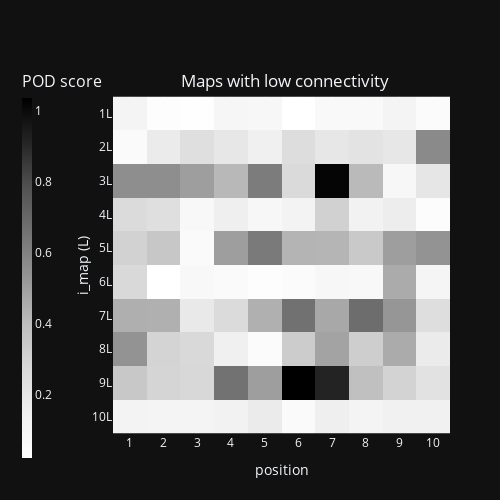
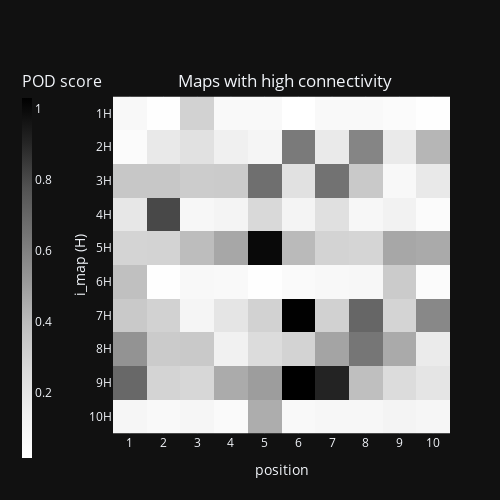
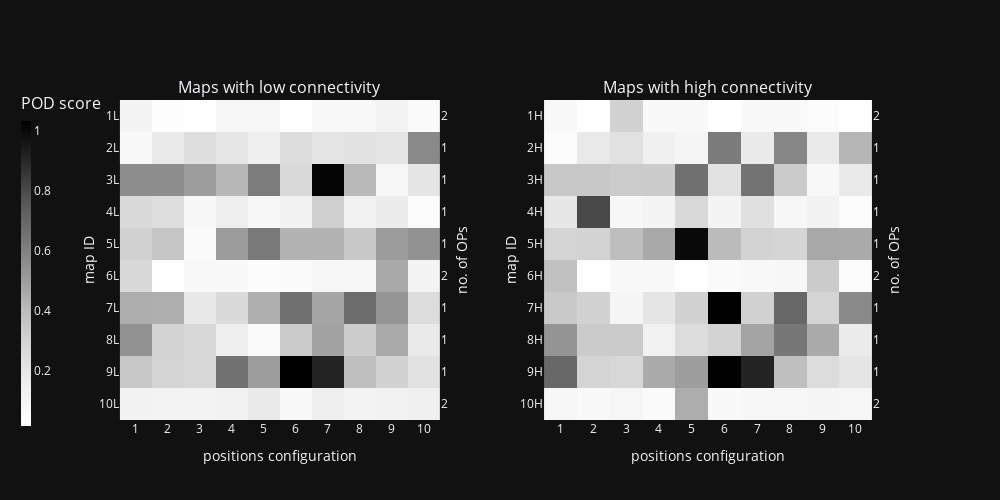
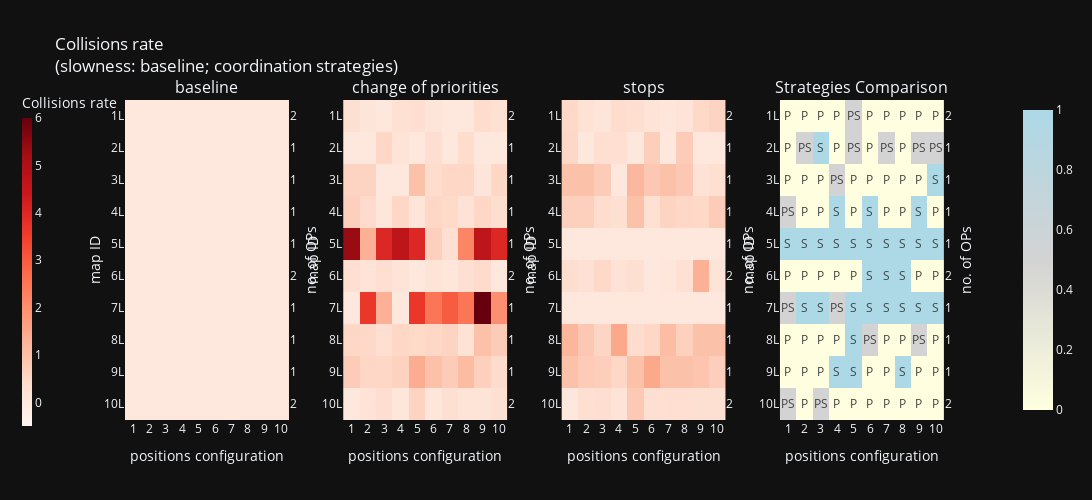

The notebook cell these images were saved under, in order:
### Code cell
import importlib 
import plot_all
plot_all = importlib.reload(plot_all)
plot_all.main()

### Figure 1 — Plotly figure (JSON) as saved in the notebook; plotly's stock layout.template omitted (floating-point values rounded to 4 significant figures)
{"data": [{"coloraxis": "coloraxis", "name": "0", "x": [1, 2, 3, 4, 5, 6, 7, 8, 9, 10], "y": [1, 2, 3, 4, 5, 6, 7, 8, 9, 10], "z": [[0.111, 0.03564, 0.0273, 0.09394, 0.08853, 0.02365, 0.07451, 0.07466, 0.1165, 0.05619], [0.06768, 0.1784, 0.2425, 0.1999, 0.1502, 0.2541, 0.2006, 0.2226, 0.2006, 0.5712], [0.5576, 0.5576, 0.5028, 0.416, 0.6207, 0.2679, 1.018, 0.41, 0.09303, 0.2058], [0.2662, 0.2394, 0.08456, 0.1538, 0.08642, 0.1256, 0.3132, 0.1296, 0.1667, 0.04894], [0.305, 0.3579, 0.06026, 0.5034, 0.6302, 0.4298, 0.4286, 0.3468, 0.5034, 0.5404], [0.2761, 0.02193, 0.07708, 0.06643, 0.03879, 0.05724, 0.08896, 0.08249, 0.4608, 0.1041], [0.4477, 0.4425, 0.188, 0.2642, 0.4425, 0.6621, 0.4709, 0.6791, 0.5281, 0.2484], [0.5392, 0.2983, 0.2742, 0.1507, 0.05706, 0.3346, 0.4849, 0.3261, 0.46, 0.1771], [0.3521, 0.2939, 0.2773, 0.6565, 0.5007, 1.034, 0.9127, 0.3874, 0.3007, 0.2229], [0.1239, 0.1166, 0.118, 0.133, 0.1751, 0.06752, 0.1557, 0.1144, 0.1375, 0.1398]], "xaxis": "x", "yaxis": "y", "hovertemplate": "position: %{x}<br>CSD score (AVs): %{z}<extra></extra>", "showscale": true, "type": "heatmap"}], "layout": {"xaxis": {"anchor": "y", "domain": [0.0, 1.0], "scaleanchor": "y", "constrain": "domain", "title": {"text": "position"}, "tickmode": "array", "tickvals": [1, 2, 3, 4, 5, 6, 7, 8, 9, 10], "ticktext": ["1", "2", "3", "4", "5", "6", "7", "8", "9", "10"], "automargin": false}, "yaxis": {"anchor": "x", "domain": [0.0, 1.0], "autorange": "reversed", "constrain": "domain", "title": {"text": "i_map (L)", "standoff": 0.0}, "tickmode": "array", "tickvals": [1, 2, 3, 4, 5, 6, 7, 8, 9, 10], "ticktext": ["1L", "2L", "3L", "4L", "5L", "6L", "7L", "8L", "9L", "10L"], "automargin": false}, "coloraxis": {"colorbar": {"title": {"text": "POD score", "font": {"size": 16}, "side": "top"}, "x": -0.3, "thickness": 10, "len": 1.1}, "colorscale": [[0.0, "rgb(255,255,255)"], [0.125, "rgb(240,240,240)"], [0.25, "rgb(217,217,217)"], [0.375, "rgb(189,189,189)"], [0.5, "rgb(150,150,150)"], [0.625, "rgb(115,115,115)"], [0.75, "rgb(82,82,82)"], [0.875, "rgb(37,37,37)"], [1.0, "rgb(0,0,0)"]]}, "title": {"text": "Maps with low connectivity", "x": 0.57, "y": 0.85, "xanchor": "center", "yanchor": "top"}, "yaxis2": {"title": {"text": "no. of OPs"}, "overlaying": "y", "side": "right", "tickmode": "array", "tickvals": [1, 2, 3, 4, 5, 6, 7, 8, 9, 10], "ticktext": ["2", "1", "1", "1", "1", "2", "1", "1", "1", "2"], "automargin": false, "constrain": "domain"}, "margin": {"l": 50, "r": 50, "t": 80, "b": 50}, "autosize": false, "width": 500, "height": 500}}

### Figure 2 — Plotly figure (JSON) as saved in the notebook; plotly's stock layout.template omitted (floating-point values rounded to 4 significant figures)
{"data": [{"coloraxis": "coloraxis", "name": "0", "x": [1, 2, 3, 4, 5, 6, 7, 8, 9, 10], "y": [1, 2, 3, 4, 5, 6, 7, 8, 9, 10], "z": [[0.07563, 0.0272, 0.3003, 0.06648, 0.0697, 0.01497, 0.06755, 0.06529, 0.04628, 0.0258], [0.04501, 0.1788, 0.2255, 0.1405, 0.1018, 0.6237, 0.1765, 0.584, 0.1765, 0.4186], [0.3518, 0.3518, 0.3271, 0.3337, 0.6634, 0.2225, 0.6525, 0.3396, 0.07119, 0.182], [0.1919, 0.8053, 0.08355, 0.1121, 0.2697, 0.1062, 0.2318, 0.07999, 0.1239, 0.04967], [0.2933, 0.2964, 0.3934, 0.467, 0.9991, 0.4038, 0.2971, 0.287, 0.467, 0.4583], [0.3803, 0.01929, 0.07632, 0.06361, 0.02174, 0.05501, 0.07615, 0.07923, 0.3334, 0.04968], [0.3429, 0.2996, 0.09761, 0.2031, 0.2996, 1.027, 0.3056, 0.6986, 0.2914, 0.5713], [0.5325, 0.3323, 0.3398, 0.1303, 0.2509, 0.295, 0.4775, 0.6372, 0.4563, 0.1712], [0.6929, 0.2925, 0.2781, 0.4556, 0.4979, 1.03, 0.9107, 0.3883, 0.2504, 0.2007], [0.09488, 0.06992, 0.09169, 0.05941, 0.4487, 0.06727, 0.08634, 0.08089, 0.1038, 0.08975]], "xaxis": "x", "yaxis": "y", "hovertemplate": "position: %{x}<br>CSD score (AVs): %{z}<extra></extra>", "showscale": true, "type": "heatmap"}], "layout": {"xaxis": {"anchor": "y", "domain": [0.0, 1.0], "scaleanchor": "y", "constrain": "domain", "title": {"text": "position"}, "tickmode": "array", "tickvals": [1, 2, 3, 4, 5, 6, 7, 8, 9, 10], "ticktext": ["1", "2", "3", "4", "5", "6", "7", "8", "9", "10"], "automargin": false}, "yaxis": {"anchor": "x", "domain": [0.0, 1.0], "autorange": "reversed", "constrain": "domain", "title": {"text": "i_map (H)", "standoff": 0.0}, "tickmode": "array", "tickvals": [1, 2, 3, 4, 5, 6, 7, 8, 9, 10], "ticktext": ["1H", "2H", "3H", "4H", "5H", "6H", "7H", "8H", "9H", "10H"], "automargin": false}, "coloraxis": {"colorbar": {"title": {"text": "POD score", "font": {"size": 16}, "side": "top"}, "x": -0.3, "thickness": 10, "len": 1.1}, "colorscale": [[0.0, "rgb(255,255,255)"], [0.125, "rgb(240,240,240)"], [0.25, "rgb(217,217,217)"], [0.375, "rgb(189,189,189)"], [0.5, "rgb(150,150,150)"], [0.625, "rgb(115,115,115)"], [0.75, "rgb(82,82,82)"], [0.875, "rgb(37,37,37)"], [1.0, "rgb(0,0,0)"]]}, "title": {"text": "Maps with high connectivity", "x": 0.57, "y": 0.85, "xanchor": "center", "yanchor": "top"}, "yaxis2": {"title": {"text": "no. of OPs"}, "overlaying": "y", "side": "right", "tickmode": "array", "tickvals": [1, 2, 3, 4, 5, 6, 7, 8, 9, 10], "ticktext": ["2", "1", "1", "1", "1", "2", "1", "1", "1", "2"], "automargin": false, "constrain": "domain"}, "margin": {"l": 50, "r": 50, "t": 80, "b": 50}, "autosize": false, "width": 500, "height": 500}}

### Figure 3 — Plotly figure (JSON) as saved in the notebook; plotly's stock layout.template omitted (floating-point values rounded to 4 significant figures)
{"data": [{"coloraxis": "coloraxis", "hovertemplate": "position: %{x}<br>CSD score (AVs): %{z}<extra></extra>", "name": "0", "showscale": true, "x": [1, 2, 3, 4, 5, 6, 7, 8, 9, 10], "xaxis": "x", "y": [1, 2, 3, 4, 5, 6, 7, 8, 9, 10], "yaxis": "y", "z": [[0.111, 0.03564, 0.0273, 0.09394, 0.08853, 0.02365, 0.07451, 0.07466, 0.1165, 0.05619], [0.06768, 0.1784, 0.2425, 0.1999, 0.1502, 0.2541, 0.2006, 0.2226, 0.2006, 0.5712], [0.5576, 0.5576, 0.5028, 0.416, 0.6207, 0.2679, 1.018, 0.41, 0.09303, 0.2058], [0.2662, 0.2394, 0.08456, 0.1538, 0.08642, 0.1256, 0.3132, 0.1296, 0.1667, 0.04894], [0.305, 0.3579, 0.06026, 0.5034, 0.6302, 0.4298, 0.4286, 0.3468, 0.5034, 0.5404], [0.2761, 0.02193, 0.07708, 0.06643, 0.03879, 0.05724, 0.08896, 0.08249, 0.4608, 0.1041], [0.4477, 0.4425, 0.188, 0.2642, 0.4425, 0.6621, 0.4709, 0.6791, 0.5281, 0.2484], [0.5392, 0.2983, 0.2742, 0.1507, 0.05706, 0.3346, 0.4849, 0.3261, 0.46, 0.1771], [0.3521, 0.2939, 0.2773, 0.6565, 0.5007, 1.034, 0.9127, 0.3874, 0.3007, 0.2229], [0.1239, 0.1166, 0.118, 0.133, 0.1751, 0.06752, 0.1557, 0.1144, 0.1375, 0.1398]], "type": "heatmap"}, {"coloraxis": "coloraxis", "hovertemplate": "position: %{x}<br>CSD score (AVs): %{z}<extra></extra>", "name": "0", "showscale": true, "x": [1, 2, 3, 4, 5, 6, 7, 8, 9, 10], "xaxis": "x", "y": [1, 2, 3, 4, 5, 6, 7, 8, 9, 10], "yaxis": "y2", "z": [[0.111, 0.03564, 0.0273, 0.09394, 0.08853, 0.02365, 0.07451, 0.07466, 0.1165, 0.05619], [0.06768, 0.1784, 0.2425, 0.1999, 0.1502, 0.2541, 0.2006, 0.2226, 0.2006, 0.5712], [0.5576, 0.5576, 0.5028, 0.416, 0.6207, 0.2679, 1.018, 0.41, 0.09303, 0.2058], [0.2662, 0.2394, 0.08456, 0.1538, 0.08642, 0.1256, 0.3132, 0.1296, 0.1667, 0.04894], [0.305, 0.3579, 0.06026, 0.5034, 0.6302, 0.4298, 0.4286, 0.3468, 0.5034, 0.5404], [0.2761, 0.02193, 0.07708, 0.06643, 0.03879, 0.05724, 0.08896, 0.08249, 0.4608, 0.1041], [0.4477, 0.4425, 0.188, 0.2642, 0.4425, 0.6621, 0.4709, 0.6791, 0.5281, 0.2484], [0.5392, 0.2983, 0.2742, 0.1507, 0.05706, 0.3346, 0.4849, 0.3261, 0.46, 0.1771], [0.3521, 0.2939, 0.2773, 0.6565, 0.5007, 1.034, 0.9127, 0.3874, 0.3007, 0.2229], [0.1239, 0.1166, 0.118, 0.133, 0.1751, 0.06752, 0.1557, 0.1144, 0.1375, 0.1398]], "type": "heatmap"}, {"coloraxis": "coloraxis", "hovertemplate": "position: %{x}<br>CSD score (AVs): %{z}<extra></extra>", "name": "0", "showscale": true, "x": [1, 2, 3, 4, 5, 6, 7, 8, 9, 10], "xaxis": "x2", "y": [1, 2, 3, 4, 5, 6, 7, 8, 9, 10], "yaxis": "y3", "z": [[0.07563, 0.0272, 0.3003, 0.06648, 0.0697, 0.01497, 0.06755, 0.06529, 0.04628, 0.0258], [0.04501, 0.1788, 0.2255, 0.1405, 0.1018, 0.6237, 0.1765, 0.584, 0.1765, 0.4186], [0.3518, 0.3518, 0.3271, 0.3337, 0.6634, 0.2225, 0.6525, 0.3396, 0.07119, 0.182], [0.1919, 0.8053, 0.08355, 0.1121, 0.2697, 0.1062, 0.2318, 0.07999, 0.1239, 0.04967], [0.2933, 0.2964, 0.3934, 0.467, 0.9991, 0.4038, 0.2971, 0.287, 0.467, 0.4583], [0.3803, 0.01929, 0.07632, 0.06361, 0.02174, 0.05501, 0.07615, 0.07923, 0.3334, 0.04968], [0.3429, 0.2996, 0.09761, 0.2031, 0.2996, 1.027, 0.3056, 0.6986, 0.2914, 0.5713], [0.5325, 0.3323, 0.3398, 0.1303, 0.2509, 0.295, 0.4775, 0.6372, 0.4563, 0.1712], [0.6929, 0.2925, 0.2781, 0.4556, 0.4979, 1.03, 0.9107, 0.3883, 0.2504, 0.2007], [0.09488, 0.06992, 0.09169, 0.05941, 0.4487, 0.06727, 0.08634, 0.08089, 0.1038, 0.08975]], "type": "heatmap"}, {"coloraxis": "coloraxis", "hovertemplate": "position: %{x}<br>CSD score (AVs): %{z}<extra></extra>", "name": "0", "showscale": true, "x": [1, 2, 3, 4, 5, 6, 7, 8, 9, 10], "xaxis": "x2", "y": [1, 2, 3, 4, 5, 6, 7, 8, 9, 10], "yaxis": "y4", "z": [[0.07563, 0.0272, 0.3003, 0.06648, 0.0697, 0.01497, 0.06755, 0.06529, 0.04628, 0.0258], [0.04501, 0.1788, 0.2255, 0.1405, 0.1018, 0.6237, 0.1765, 0.584, 0.1765, 0.4186], [0.3518, 0.3518, 0.3271, 0.3337, 0.6634, 0.2225, 0.6525, 0.3396, 0.07119, 0.182], [0.1919, 0.8053, 0.08355, 0.1121, 0.2697, 0.1062, 0.2318, 0.07999, 0.1239, 0.04967], [0.2933, 0.2964, 0.3934, 0.467, 0.9991, 0.4038, 0.2971, 0.287, 0.467, 0.4583], [0.3803, 0.01929, 0.07632, 0.06361, 0.02174, 0.05501, 0.07615, 0.07923, 0.3334, 0.04968], [0.3429, 0.2996, 0.09761, 0.2031, 0.2996, 1.027, 0.3056, 0.6986, 0.2914, 0.5713], [0.5325, 0.3323, 0.3398, 0.1303, 0.2509, 0.295, 0.4775, 0.6372, 0.4563, 0.1712], [0.6929, 0.2925, 0.2781, 0.4556, 0.4979, 1.03, 0.9107, 0.3883, 0.2504, 0.2007], [0.09488, 0.06992, 0.09169, 0.05941, 0.4487, 0.06727, 0.08634, 0.08089, 0.1038, 0.08975]], "type": "heatmap"}], "layout": {"xaxis": {"anchor": "y", "domain": [0.0, 0.4075], "title": {"text": "positions configuration"}, "tickmode": "array", "tickvals": [1, 2, 3, 4, 5, 6, 7, 8, 9, 10], "ticktext": ["1", "2", "3", "4", "5", "6", "7", "8", "9", "10"], "automargin": false, "constrain": "domain", "scaleanchor": "y"}, "yaxis": {"anchor": "x", "domain": [0.0, 1.0], "title": {"text": "map ID", "standoff": 0}, "tickmode": "array", "tickvals": [1, 2, 3, 4, 5, 6, 7, 8, 9, 10], "ticktext": ["1L", "2L", "3L", "4L", "5L", "6L", "7L", "8L", "9L", "10L"], "autorange": "reversed", "automargin": false, "constrain": "domain", "scaleanchor": "x"}, "yaxis2": {"anchor": "x", "overlaying": "y", "side": "right", "title": {"text": "no. of OPs", "standoff": 10}, "tickmode": "array", "tickvals": [1, 2, 3, 4, 5, 6, 7, 8, 9, 10], "ticktext": ["2", "1", "1", "1", "1", "2", "1", "1", "1", "2"], "autorange": "reversed", "automargin": false, "constrain": "domain"}, "xaxis2": {"anchor": "y3", "domain": [0.5325, 0.94], "title": {"text": "positions configuration"}, "tickmode": "array", "tickvals": [1, 2, 3, 4, 5, 6, 7, 8, 9, 10], "ticktext": ["1", "2", "3", "4", "5", "6", "7", "8", "9", "10"], "automargin": false, "constrain": "domain"}, "yaxis3": {"anchor": "x2", "domain": [0.0, 1.0], "title": {"text": "map ID", "standoff": 0}, "tickmode": "array", "tickvals": [1, 2, 3, 4, 5, 6, 7, 8, 9, 10], "ticktext": ["1H", "2H", "3H", "4H", "5H", "6H", "7H", "8H", "9H", "10H"], "autorange": "reversed", "automargin": false, "constrain": "domain"}, "yaxis4": {"anchor": "x2", "overlaying": "y3", "side": "right", "title": {"text": "no. of OPs", "standoff": 10}, "tickmode": "array", "tickvals": [1, 2, 3, 4, 5, 6, 7, 8, 9, 10], "ticktext": ["2", "1", "1", "1", "1", "2", "1", "1", "1", "2"], "autorange": "reversed", "automargin": false, "constrain": "domain"}, "annotations": [{"font": {"size": 16}, "showarrow": false, "text": "Maps with low connectivity", "x": 0.2037, "xanchor": "center", "xref": "paper", "y": 1.0, "yanchor": "bottom", "yref": "paper"}, {"font": {"size": 16}, "showarrow": false, "text": "Maps with high connectivity", "x": 0.7362, "xanchor": "center", "xref": "paper", "y": 1.0, "yanchor": "bottom", "yref": "paper"}], "autosize": false, "width": 1000, "height": 500, "coloraxis": {"colorbar": {"title": {"text": "POD score", "font": {"size": 16}, "side": "top"}, "x": -0.13, "thickness": 10, "len": 1.1}, "colorscale": [[0.0, "rgb(255,255,255)"], [0.125, "rgb(240,240,240)"], [0.25, "rgb(217,217,217)"], [0.375, "rgb(189,189,189)"], [0.5, "rgb(150,150,150)"], [0.625, "rgb(115,115,115)"], [0.75, "rgb(82,82,82)"], [0.875, "rgb(37,37,37)"], [1.0, "rgb(0,0,0)"]]}}}

### Figure 4 — Plotly figure (JSON) as saved in the notebook; plotly's stock layout.template omitted (floating-point values rounded to 4 significant figures)
{"data": [{"coloraxis": "coloraxis", "hovertemplate": "position: %{x}<br>Collisions rate: %{z}<extra></extra>", "name": "0", "showscale": true, "x": [1, 2, 3, 4, 5, 6, 7, 8, 9, 10], "xaxis": "x", "y": [1, 2, 3, 4, 5, 6, 7, 8, 9, 10], "yaxis": "y", "z": [[0.0, 0.0, 0.0, 0.0, 0.0, 0.0, 0.0, 0.0, 0.0, 0.0], [0.0, 0.0, 0.0, 0.0, 0.0, 0.0, 0.0, 0.0, 0.0, 0.0], [0.0, 0.0, 0.0, 0.0, 0.0, 0.0, 0.0, 0.0, 0.0, 0.0], [0.0, 0.0, 0.0, 0.0, 0.0, 0.0, 0.0, 0.0, 0.0, 0.0], [0.0, 0.0, 0.0, 0.0, 0.0, 0.0, 0.0, 0.0, 0.0, 0.0], [0.0, 0.0, 0.0, 0.0, 0.0, 0.0, 0.0, 0.0, 0.0, 0.0], [0.0, 0.0, 0.0, 0.0, 0.0, 0.0, 0.0, 0.0, 0.0, 0.0], [0.0, 0.0, 0.0, 0.0, 0.0, 0.0, 0.0, 0.0, 0.0, 0.0], [0.0, 0.0, 0.0, 0.0, 0.0, 0.0, 0.0, 0.0, 0.0, 0.0], [0.0, 0.0, 0.0, 0.0, 0.0, 0.0, 0.0, 0.0, 0.0, 0.0]], "type": "heatmap"}, {"coloraxis": "coloraxis", "hovertemplate": "position: %{x}<br>Collisions rate: %{z}<extra></extra>", "name": "0", "showscale": true, "x": [1, 2, 3, 4, 5, 6, 7, 8, 9, 10], "xaxis": "x", "y": [1, 2, 3, 4, 5, 6, 7, 8, 9, 10], "yaxis": "y2", "z": [[0.0, 0.0, 0.0, 0.0, 0.0, 0.0, 0.0, 0.0, 0.0, 0.0], [0.0, 0.0, 0.0, 0.0, 0.0, 0.0, 0.0, 0.0, 0.0, 0.0], [0.0, 0.0, 0.0, 0.0, 0.0, 0.0, 0.0, 0.0, 0.0, 0.0], [0.0, 0.0, 0.0, 0.0, 0.0, 0.0, 0.0, 0.0, 0.0, 0.0], [0.0, 0.0, 0.0, 0.0, 0.0, 0.0, 0.0, 0.0, 0.0, 0.0], [0.0, 0.0, 0.0, 0.0, 0.0, 0.0, 0.0, 0.0, 0.0, 0.0], [0.0, 0.0, 0.0, 0.0, 0.0, 0.0, 0.0, 0.0, 0.0, 0.0], [0.0, 0.0, 0.0, 0.0, 0.0, 0.0, 0.0, 0.0, 0.0, 0.0], [0.0, 0.0, 0.0, 0.0, 0.0, 0.0, 0.0, 0.0, 0.0, 0.0], [0.0, 0.0, 0.0, 0.0, 0.0, 0.0, 0.0, 0.0, 0.0, 0.0]], "type": "heatmap"}, {"coloraxis": "coloraxis", "hovertemplate": "position: %{x}<br>Collisions rate: %{z}<extra></extra>", "name": "0", "showscale": true, "x": [1, 2, 3, 4, 5, 6, 7, 8, 9, 10], "xaxis": "x2", "y": [1, 2, 3, 4, 5, 6, 7, 8, 9, 10], "yaxis": "y3", "z": [[0.2941, 0.125, 0.0, 0.2727, 0.3333, 0.125, 0.04545, 0.05263, 0.375, 0.2857], [0.0, 0.0, 0.5, 0.1667, 0.0, 0.3529, 0.0, 0.3889, 0.0, 0.0], [0.5833, 0.5833, 0.0, 0.0, 1.0, 0.375, 0.5, 0.5, 0.125, 0.5], [0.6667, 0.4167, 0.07692, 0.5, 0.1111, 0.5, 0.4545, 0.2222, 0.5, 0.3636], [5.333, 1.333, 4.0, 4.667, 4.0, 0.6667, 0.3333, 2.2, 4.667, 4.0], [0.3333, 0.1765, 0.3333, 0.1875, 0.0, 0.1765, 0.08333, 0.3158, 0.4286, 0.0], [0.0, 3.667, 1.333, 0.0, 3.667, 2.5, 3.0, 2.5, 6.0, 2.0], [0.5, 0.4615, 0.3333, 0.5, 0.4545, 0.5, 0.6, 0.25, 1.0, 0.75], [0.75, 0.5, 0.5, 0.625, 1.4, 1.0, 0.75, 1.111, 0.6667, 0.4], [0.0, 0.2105, 0.35, 0.0625, 0.5833, 0.09524, 0.2941, 0.1905, 0.1818, 0.2941]], "type": "heatmap"}, {"coloraxis": "coloraxis", "hovertemplate": "position: %{x}<br>Collisions rate: %{z}<extra></extra>", "name": "0", "showscale": true, "x": [1, 2, 3, 4, 5, 6, 7, 8, 9, 10], "xaxis": "x2", "y": [1, 2, 3, 4, 5, 6, 7, 8, 9, 10], "yaxis": "y4", "z": [[0.2941, 0.125, 0.0, 0.2727, 0.3333, 0.125, 0.04545, 0.05263, 0.375, 0.2857], [0.0, 0.0, 0.5, 0.1667, 0.0, 0.3529, 0.0, 0.3889, 0.0, 0.0], [0.5833, 0.5833, 0.0, 0.0, 1.0, 0.375, 0.5, 0.5, 0.125, 0.5], [0.6667, 0.4167, 0.07692, 0.5, 0.1111, 0.5, 0.4545, 0.2222, 0.5, 0.3636], [5.333, 1.333, 4.0, 4.667, 4.0, 0.6667, 0.3333, 2.2, 4.667, 4.0], [0.3333, 0.1765, 0.3333, 0.1875, 0.0, 0.1765, 0.08333, 0.3158, 0.4286, 0.0], [0.0, 3.667, 1.333, 0.0, 3.667, 2.5, 3.0, 2.5, 6.0, 2.0], [0.5, 0.4615, 0.3333, 0.5, 0.4545, 0.5, 0.6, 0.25, 1.0, 0.75], [0.75, 0.5, 0.5, 0.625, 1.4, 1.0, 0.75, 1.111, 0.6667, 0.4], [0.0, 0.2105, 0.35, 0.0625, 0.5833, 0.09524, 0.2941, 0.1905, 0.1818, 0.2941]], "type": "heatmap"}, {"coloraxis": "coloraxis", "hovertemplate": "position: %{x}<br>Collisions rate: %{z}<extra></extra>", "name": "0", "showscale": true, "x": [1, 2, 3, 4, 5, 6, 7, 8, 9, 10], "xaxis": "x3", "y": [1, 2, 3, 4, 5, 6, 7, 8, 9, 10], "yaxis": "y5", "z": [[0.4706, 0.25, 0.1111, 0.3846, 0.3333, 0.1667, 0.0625, 0.1429, 0.4737, 0.5652], [0.5, 0.0, 0.3333, 0.3333, 0.0, 0.6875, 0.0, 0.75, 0.0, 0.0], [1.0, 1.0, 0.75, 0.0, 1.182, 0.8333, 1.0, 0.8333, 0.2308, 0.3333], [0.6667, 0.6667, 0.375, 0.3, 1.0, 0.2727, 0.6, 0.5, 0.4706, 0.75], [0.0, 0.0, 0.0, 0.0, 0.0, 0.0, 0.0, 0.0, 0.0, 0.0], [0.3636, 0.2667, 0.4615, 0.2353, 0.3, 0.0, 0.0625, 0.2778, 1.333, 0.1667], [0.0, 0.0, 0.0, 0.0, 0.0, 0.0, 0.0, 0.0, 0.0, 0.0], [1.222, 0.8333, 0.5455, 1.5, 0.375, 0.5, 1.077, 0.6364, 1.0, 1.0], [1.0, 0.7778, 0.7, 0.5, 1.0, 1.5, 1.0, 1.0, 0.9, 0.7], [0.0, 0.3182, 0.35, 0.1667, 0.8182, 0.3158, 0.3333, 0.3333, 0.2941, 0.3]], "type": "heatmap"}, {"coloraxis": "coloraxis", "hovertemplate": "position: %{x}<br>Collisions rate: %{z}<extra></extra>", "name": "0", "showscale": true, "x": [1, 2, 3, 4, 5, 6, 7, 8, 9, 10], "xaxis": "x3", "y": [1, 2, 3, 4, 5, 6, 7, 8, 9, 10], "yaxis": "y6", "z": [[0.4706, 0.25, 0.1111, 0.3846, 0.3333, 0.1667, 0.0625, 0.1429, 0.4737, 0.5652], [0.5, 0.0, 0.3333, 0.3333, 0.0, 0.6875, 0.0, 0.75, 0.0, 0.0], [1.0, 1.0, 0.75, 0.0, 1.182, 0.8333, 1.0, 0.8333, 0.2308, 0.3333], [0.6667, 0.6667, 0.375, 0.3, 1.0, 0.2727, 0.6, 0.5, 0.4706, 0.75], [0.0, 0.0, 0.0, 0.0, 0.0, 0.0, 0.0, 0.0, 0.0, 0.0], [0.3636, 0.2667, 0.4615, 0.2353, 0.3, 0.0, 0.0625, 0.2778, 1.333, 0.1667], [0.0, 0.0, 0.0, 0.0, 0.0, 0.0, 0.0, 0.0, 0.0, 0.0], [1.222, 0.8333, 0.5455, 1.5, 0.375, 0.5, 1.077, 0.6364, 1.0, 1.0], [1.0, 0.7778, 0.7, 0.5, 1.0, 1.5, 1.0, 1.0, 0.9, 0.7], [0.0, 0.3182, 0.35, 0.1667, 0.8182, 0.3158, 0.3333, 0.3333, 0.2941, 0.3]], "type": "heatmap"}, {"coloraxis": "coloraxis2", "hovertemplate": "position: %{x}<br><extra></extra>", "name": "0", "showscale": false, "text": [["P", "P", "P", "P", "PS", "P", "P", "P", "P", "P"], ["P", "PS", "S", "P", "PS", "P", "PS", "P", "PS", "PS"], ["P", "P", "P", "PS", "P", "P", "P", "P", "P", "S"], ["PS", "P", "P", "S", "P", "S", "P", "P", "S", "P"], ["S", "S", "S", "S", "S", "S", "S", "S", "S", "S"], ["P", "P", "P", "P", "P", "S", "S", "S", "P", "P"], ["PS", "S", "S", "PS", "S", "S", "S", "S", "S", "S"], ["P", "P", "P", "P", "S", "PS", "P", "P", "PS", "P"], ["P", "P", "P", "S", "S", "P", "P", "S", "P", "P"], ["PS", "P", "PS", "P", "P", "P", "P", "P", "P", "P"]], "texttemplate": "%{text}", "x": [1, 2, 3, 4, 5, 6, 7, 8, 9, 10], "xaxis": "x4", "y": [1, 2, 3, 4, 5, 6, 7, 8, 9, 10], "yaxis": "y7", "z": [[0.0, 0.0, 0.0, 0.0, 0.5, 0.0, 0.0, 0.0, 0.0, 0.0], [0.0, 0.5, 1.0, 0.0, 0.5, 0.0, 0.5, 0.0, 0.5, 0.5], [0.0, 0.0, 0.0, 0.5, 0.0, 0.0, 0.0, 0.0, 0.0, 1.0], [0.5, 0.0, 0.0, 1.0, 0.0, 1.0, 0.0, 0.0, 1.0, 0.0], [1.0, 1.0, 1.0, 1.0, 1.0, 1.0, 1.0, 1.0, 1.0, 1.0], [0.0, 0.0, 0.0, 0.0, 0.0, 1.0, 1.0, 1.0, 0.0, 0.0], [0.5, 1.0, 1.0, 0.5, 1.0, 1.0, 1.0, 1.0, 1.0, 1.0], [0.0, 0.0, 0.0, 0.0, 1.0, 0.5, 0.0, 0.0, 0.5, 0.0], [0.0, 0.0, 0.0, 1.0, 1.0, 0.0, 0.0, 1.0, 0.0, 0.0], [0.5, 0.0, 0.5, 0.0, 0.0, 0.0, 0.0, 0.0, 0.0, 0.0]], "type": "heatmap"}, {"coloraxis": "coloraxis2", "hovertemplate": "position: %{x}<br><extra></extra>", "name": "0", "showscale": false, "text": [["P", "P", "P", "P", "PS", "P", "P", "P", "P", "P"], ["P", "PS", "S", "P", "PS", "P", "PS", "P", "PS", "PS"], ["P", "P", "P", "PS", "P", "P", "P", "P", "P", "S"], ["PS", "P", "P", "S", "P", "S", "P", "P", "S", "P"], ["S", "S", "S", "S", "S", "S", "S", "S", "S", "S"], ["P", "P", "P", "P", "P", "S", "S", "S", "P", "P"], ["PS", "S", "S", "PS", "S", "S", "S", "S", "S", "S"], ["P", "P", "P", "P", "S", "PS", "P", "P", "PS", "P"], ["P", "P", "P", "S", "S", "P", "P", "S", "P", "P"], ["PS", "P", "PS", "P", "P", "P", "P", "P", "P", "P"]], "texttemplate": "%{text}", "x": [1, 2, 3, 4, 5, 6, 7, 8, 9, 10], "xaxis": "x4", "y": [1, 2, 3, 4, 5, 6, 7, 8, 9, 10], "yaxis": "y8", "z": [[0.0, 0.0, 0.0, 0.0, 0.5, 0.0, 0.0, 0.0, 0.0, 0.0], [0.0, 0.5, 1.0, 0.0, 0.5, 0.0, 0.5, 0.0, 0.5, 0.5], [0.0, 0.0, 0.0, 0.5, 0.0, 0.0, 0.0, 0.0, 0.0, 1.0], [0.5, 0.0, 0.0, 1.0, 0.0, 1.0, 0.0, 0.0, 1.0, 0.0], [1.0, 1.0, 1.0, 1.0, 1.0, 1.0, 1.0, 1.0, 1.0, 1.0], [0.0, 0.0, 0.0, 0.0, 0.0, 1.0, 1.0, 1.0, 0.0, 0.0], [0.5, 1.0, 1.0, 0.5, 1.0, 1.0, 1.0, 1.0, 1.0, 1.0], [0.0, 0.0, 0.0, 0.0, 1.0, 0.5, 0.0, 0.0, 0.5, 0.0], [0.0, 0.0, 0.0, 1.0, 1.0, 0.0, 0.0, 1.0, 0.0, 0.0], [0.5, 0.0, 0.5, 0.0, 0.0, 0.0, 0.0, 0.0, 0.0, 0.0]], "type": "heatmap"}], "layout": {"xaxis": {"anchor": "y", "domain": [0.0, 0.1881], "title": {"text": "positions configuration"}, "tickmode": "array", "tickvals": [1, 2, 3, 4, 5, 6, 7, 8, 9, 10], "ticktext": ["1", "2", "3", "4", "5", "6", "7", "8", "9", "10"], "automargin": false, "constrain": "domain"}, "yaxis": {"anchor": "x", "domain": [0.0, 1.0], "title": {"text": "map ID", "standoff": 0}, "tickmode": "array", "tickvals": [1, 2, 3, 4, 5, 6, 7, 8, 9, 10], "ticktext": ["1L", "2L", "3L", "4L", "5L", "6L", "7L", "8L", "9L", "10L"], "autorange": "reversed", "automargin": false, "constrain": "domain"}, "yaxis2": {"anchor": "x", "overlaying": "y", "side": "right", "title": {"text": "no. of OPs", "standoff": 10}, "tickmode": "array", "tickvals": [1, 2, 3, 4, 5, 6, 7, 8, 9, 10], "ticktext": ["2", "1", "1", "1", "1", "2", "1", "1", "1", "2"], "autorange": "reversed", "automargin": false, "constrain": "domain"}, "xaxis2": {"anchor": "y3", "domain": [0.2506, 0.4387], "title": {"text": "positions configuration"}, "tickmode": "array", "tickvals": [1, 2, 3, 4, 5, 6, 7, 8, 9, 10], "ticktext": ["1", "2", "3", "4", "5", "6", "7", "8", "9", "10"], "automargin": false, "constrain": "domain"}, "yaxis3": {"anchor": "x2", "domain": [0.0, 1.0], "title": {"text": "map ID", "standoff": 0}, "tickmode": "array", "tickvals": [1, 2, 3, 4, 5, 6, 7, 8, 9, 10], "ticktext": ["1L", "2L", "3L", "4L", "5L", "6L", "7L", "8L", "9L", "10L"], "autorange": "reversed", "automargin": false, "constrain": "domain"}, "yaxis4": {"anchor": "x2", "overlaying": "y3", "side": "right", "title": {"text": "no. of OPs", "standoff": 10}, "tickmode": "array", "tickvals": [1, 2, 3, 4, 5, 6, 7, 8, 9, 10], "ticktext": ["2", "1", "1", "1", "1", "2", "1", "1", "1", "2"], "autorange": "reversed", "automargin": false, "constrain": "domain"}, "xaxis3": {"anchor": "y5", "domain": [0.5012, 0.6894], "title": {"text": "positions configuration"}, "tickmode": "array", "tickvals": [1, 2, 3, 4, 5, 6, 7, 8, 9, 10], "ticktext": ["1", "2", "3", "4", "5", "6", "7", "8", "9", "10"], "automargin": false, "constrain": "domain"}, "yaxis5": {"anchor": "x3", "domain": [0.0, 1.0], "title": {"text": "map ID", "standoff": 0}, "tickmode": "array", "tickvals": [1, 2, 3, 4, 5, 6, 7, 8, 9, 10], "ticktext": ["1L", "2L", "3L", "4L", "5L", "6L", "7L", "8L", "9L", "10L"], "autorange": "reversed", "automargin": false, "constrain": "domain"}, "yaxis6": {"anchor": "x3", "overlaying": "y5", "side": "right", "title": {"text": "no. of OPs", "standoff": 10}, "tickmode": "array", "tickvals": [1, 2, 3, 4, 5, 6, 7, 8, 9, 10], "ticktext": ["2", "1", "1", "1", "1", "2", "1", "1", "1", "2"], "autorange": "reversed", "automargin": false, "constrain": "domain"}, "xaxis4": {"anchor": "y7", "domain": [0.7519, 0.94], "title": {"text": "positions configuration"}, "tickmode": "array", "tickvals": [1, 2, 3, 4, 5, 6, 7, 8, 9, 10], "ticktext": ["1", "2", "3", "4", "5", "6", "7", "8", "9", "10"], "automargin": false, "constrain": "domain"}, "yaxis7": {"anchor": "x4", "domain": [0.0, 1.0], "title": {"text": "map ID", "standoff": 0}, "tickmode": "array", "tickvals": [1, 2, 3, 4, 5, 6, 7, 8, 9, 10], "ticktext": ["1L", "2L", "3L", "4L", "5L", "6L", "7L", "8L", "9L", "10L"], "autorange": "reversed", "automargin": false, "constrain": "domain"}, "yaxis8": {"anchor": "x4", "overlaying": "y7", "side": "right", "title": {"text": "no. of OPs", "standoff": 10}, "tickmode": "array", "tickvals": [1, 2, 3, 4, 5, 6, 7, 8, 9, 10], "ticktext": ["2", "1", "1", "1", "1", "2", "1", "1", "1", "2"], "autorange": "reversed", "automargin": false, "constrain": "domain"}, "annotations": [{"font": {"size": 16}, "showarrow": false, "text": "baseline", "x": 0.09406, "xanchor": "center", "xref": "paper", "y": 1.0, "yanchor": "bottom", "yref": "paper"}, {"font": {"size": 16}, "showarrow": false, "text": "change of priorities", "x": 0.3447, "xanchor": "center", "xref": "paper", "y": 1.0, "yanchor": "bottom", "yref": "paper"}, {"font": {"size": 16}, "showarrow": false, "text": "stops", "x": 0.5953, "xanchor": "center", "xref": "paper", "y": 1.0, "yanchor": "bottom", "yref": "paper"}, {"font": {"size": 16}, "showarrow": false, "text": "Strategies Comparison", "x": 0.8459, "xanchor": "center", "xref": "paper", "y": 1.0, "yanchor": "bottom", "yref": "paper"}], "autosize": false, "width": 2000, "height": 500, "coloraxis": {"colorbar": {"title": {"text": "Collisions rate", "font": {"size": 14}, "side": "top"}, "x": -0.13, "thickness": 10, "len": 1.1}, "colorscale": [[0.0, "rgb(255,245,240)"], [0.125, "rgb(254,224,210)"], [0.25, "rgb(252,187,161)"], [0.375, "rgb(252,146,114)"], [0.5, "rgb(251,106,74)"], [0.625, "rgb(239,59,44)"], [0.75, "rgb(203,24,29)"], [0.875, "rgb(165,15,21)"], [1.0, "rgb(103,0,13)"]]}, "coloraxis2": {"colorscale": [[0.0, "#FFFFE0"], [0.5, "#D3D3D3"], [1.0, "#ADD8E6"]]}, "title": {"text": "Collisions rate<br>(slowness: baseline; coordination strategies)"}}}
